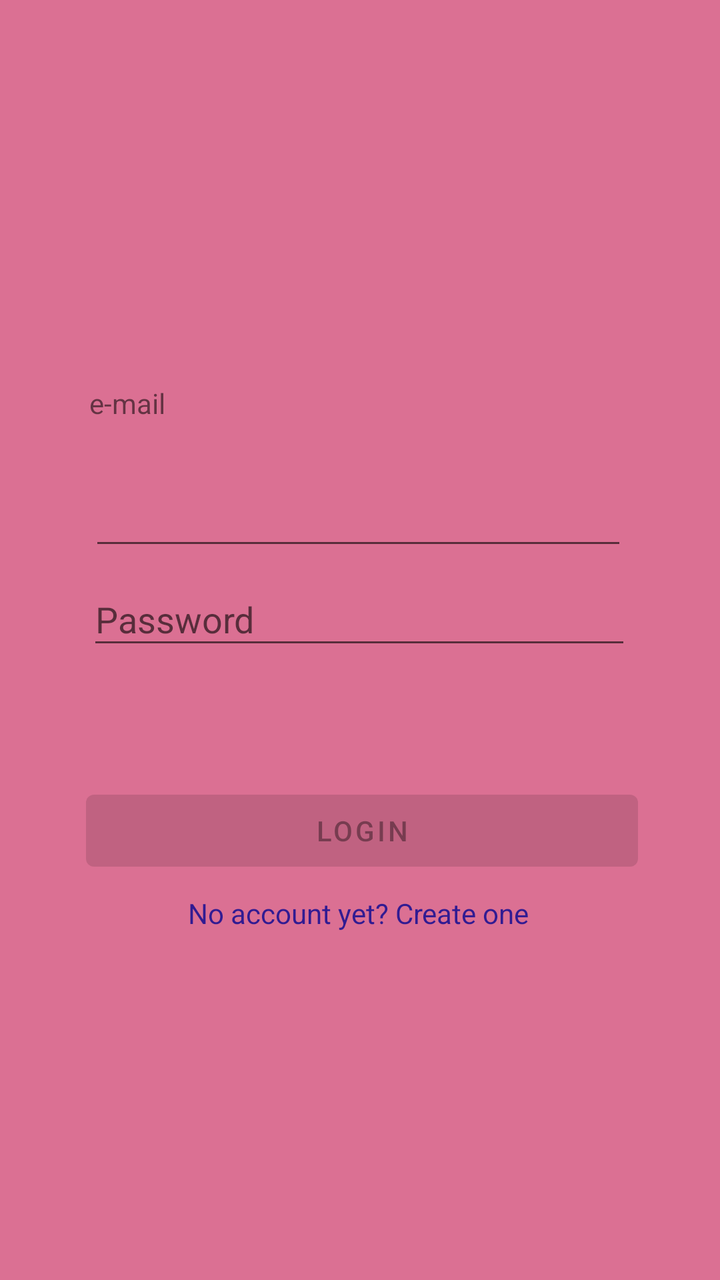
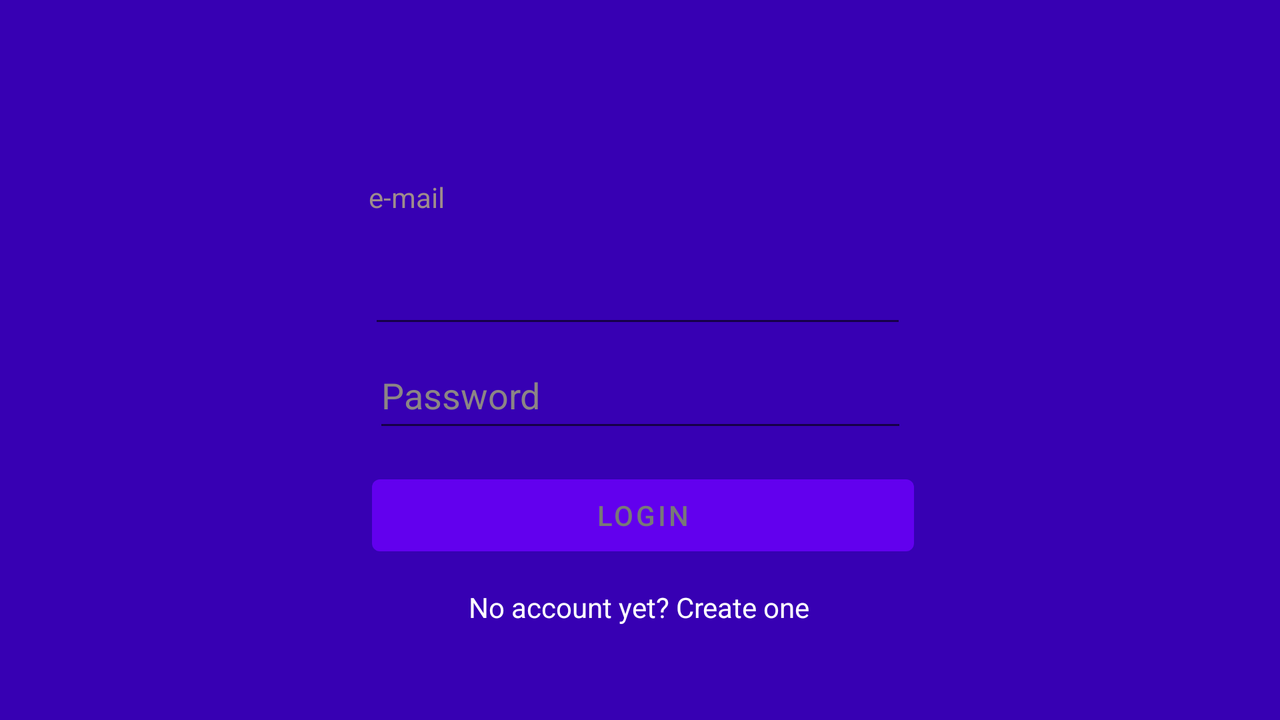

The same Android screen from two of the app's own layout files: first res/layout/ as a phone draws it, then the repository's variant for another configuration, drawn on a device whose configuration selects that folder. Both files follow.
<!-- AndroidManifest.xml: application theme Theme.StravaVer1 -->
<!-- res/layout/fragment_login.xml -->
<?xml version="1.0" encoding="utf-8"?>
<androidx.constraintlayout.widget.ConstraintLayout xmlns:android="http://schemas.android.com/apk/res/android"
    xmlns:app="http://schemas.android.com/apk/res-auto"
    xmlns:tools="http://schemas.android.com/tools"
    android:layout_width="match_parent"
    android:layout_height="match_parent"
    android:background="@color/lilu"
    tools:context=".MainActivity"
    tools:ignore="ExtraText">


    <Button
        android:id="@+id/buttonLogin"
        android:layout_width="276dp"
        android:layout_height="48dp"
        android:clickable="false"
        android:enabled="false"
        android:shadowColor="#E8DEDE"
        android:text="@string/button"
        app:layout_constraintBottom_toBottomOf="parent"
        app:layout_constraintEnd_toEndOf="parent"
        app:layout_constraintHorizontal_bias="0.511"
        app:layout_constraintStart_toStartOf="parent"
        app:layout_constraintTop_toTopOf="parent"
        app:layout_constraintVertical_bias="0.661"
        app:rippleColor="#AA4040" />

    <TextView
        android:id="@+id/textNoAccount"
        android:layout_width="wrap_content"
        android:layout_height="wrap_content"
        android:text="@string/no_account_yet_create_one"
        android:textColor="#311B92"
        app:layout_constraintBottom_toBottomOf="parent"
        app:layout_constraintEnd_toEndOf="parent"
        app:layout_constraintHorizontal_bias="0.497"
        app:layout_constraintStart_toStartOf="parent"
        app:layout_constraintTop_toTopOf="parent"
        app:layout_constraintVertical_bias="0.72" />

    <EditText
        android:id="@+id/editTextTextPassword"
        android:layout_width="272dp"
        android:layout_height="43dp"
        android:ems="10"
        android:hint="@string/password"
        android:inputType="textPassword"
        app:layout_constraintBottom_toTopOf="@+id/buttonLogin"
        app:layout_constraintEnd_toEndOf="parent"
        app:layout_constraintHorizontal_bias="0.496"
        app:layout_constraintStart_toStartOf="parent"
        app:layout_constraintTop_toBottomOf="@+id/editTextTextEmailAddress"
        app:layout_constraintVertical_bias="0.096" />

    <EditText
        android:id="@+id/editTextTextEmailAddress"
        android:layout_width="269dp"
        android:layout_height="45dp"
        android:ems="10"
        android:inputType="textEmailAddress"
        app:layout_constraintBottom_toBottomOf="parent"
        app:layout_constraintEnd_toEndOf="parent"
        app:layout_constraintHorizontal_bias="0.492"
        app:layout_constraintStart_toStartOf="parent"
        app:layout_constraintTop_toTopOf="parent"
        app:layout_constraintVertical_bias="0.395" />

    <TextView
        android:id="@+id/emailText"
        android:layout_width="wrap_content"
        android:layout_height="wrap_content"
        android:layout_marginTop="28dp"
        android:layout_marginBottom="24dp"
        android:text="@string/email"
        app:layout_constraintBottom_toTopOf="@+id/editTextTextEmailAddress"
        app:layout_constraintEnd_toEndOf="@+id/editTextTextEmailAddress"
        app:layout_constraintHorizontal_bias="0.0"
        app:layout_constraintStart_toStartOf="@+id/editTextTextEmailAddress"
        app:layout_constraintVertical_bias="0.0"
        tools:ignore="UnknownId" />


</androidx.constraintlayout.widget.ConstraintLayout>
<!-- resources referenced by this layout -->
<resources>
  <color name="lilu">#db7093</color>
  <string name="button">Login</string>
  <string name="email">e-mail</string>
  <string name="no_account_yet_create_one">No account yet? Create one</string>
  <string name="password">Password</string>
  <style name="Theme.StravaVer1" parent="Theme.MaterialComponents.DayNight.NoActionBar">
          
          <item name="colorPrimary">@color/purple_500</item>
          <item name="colorPrimaryVariant">@color/purple_700</item>
          <item name="colorOnPrimary">@color/white</item>
          
          <item name="colorSecondary">@color/teal_200</item>
          <item name="colorSecondaryVariant">@color/teal_700</item>
          <item name="colorOnSecondary">@color/black</item>
          
          <item name="android:statusBarColor" tools:targetApi="l">?attr/colorPrimaryVariant</item>
          
      </style>
  <color name="purple_500">#FF6200EE</color>
  <color name="purple_700">#FF3700B3</color>
  <color name="white">#FFFFFFFF</color>
  <color name="teal_200">#FF03DAC5</color>
  <color name="teal_700">#FF018786</color>
  <color name="black">#FF000000</color>
</resources>
<!-- res/layout-land/fragment_login.xml (the repository's variant of the layout above) -->
<!-- drawn on the phone turned sideways -->
<?xml version="1.0" encoding="utf-8"?>
<androidx.constraintlayout.widget.ConstraintLayout xmlns:android="http://schemas.android.com/apk/res/android"
    xmlns:app="http://schemas.android.com/apk/res-auto"
    xmlns:tools="http://schemas.android.com/tools"
    android:layout_width="match_parent"
    android:layout_height="match_parent"
    android:background="@color/purple_700"
    tools:context=".MainActivity"
    tools:ignore="ExtraText">


    <Button
        android:id="@+id/buttonLogin"
        android:layout_width="271dp"
        android:layout_height="48dp"
        android:clickable="false"
        android:text="@string/button"
        android:textColor="#787878"
        app:layout_constraintBottom_toBottomOf="parent"
        app:layout_constraintEnd_toEndOf="parent"
        app:layout_constraintHorizontal_bias="0.504"
        app:layout_constraintStart_toStartOf="parent"
        app:layout_constraintTop_toTopOf="parent"
        app:layout_constraintVertical_bias="0.749" />

    <TextView
        android:id="@+id/textNoAccount"
        android:layout_width="wrap_content"
        android:layout_height="wrap_content"
        android:text="@string/no_account_yet_create_one"
        android:textColor="#FFFFFF"
        android:textColorHint="#3E00BB"
        app:layout_constraintBottom_toBottomOf="parent"
        app:layout_constraintEnd_toEndOf="parent"
        app:layout_constraintHorizontal_bias="0.499"
        app:layout_constraintStart_toStartOf="parent"
        app:layout_constraintTop_toTopOf="parent"
        app:layout_constraintVertical_bias="0.862" />

    <EditText
        android:id="@+id/editTextTextEmailAddress"
        android:layout_width="269dp"
        android:layout_height="45dp"
        android:layout_marginTop="124dp"
        android:ems="10"
        android:inputType="textEmailAddress"
        android:textColor="#F8F8F8"
        android:textColorHint="#F6F5F5"
        app:layout_constraintEnd_toEndOf="parent"
        app:layout_constraintHorizontal_bias="0.497"
        app:layout_constraintStart_toStartOf="parent"
        app:layout_constraintTop_toTopOf="parent" />

    <TextView
        android:id="@+id/emailText"
        android:layout_width="wrap_content"
        android:layout_height="wrap_content"
        android:layout_marginTop="28dp"
        android:layout_marginBottom="16dp"
        android:text="@string/email"
        android:textColor="#9F8C8C"
        app:layout_constraintBottom_toTopOf="@+id/editTextTextEmailAddress"
        app:layout_constraintEnd_toEndOf="@+id/editTextTextEmailAddress"
        app:layout_constraintHorizontal_bias="0.0"
        app:layout_constraintStart_toStartOf="@+id/editTextTextEmailAddress"
        app:layout_constraintTop_toBottomOf="@+id/imageView2"
        app:layout_constraintVertical_bias="0.0"
        tools:ignore="UnknownId,UnknownIdInLayout" />

    <EditText
        android:id="@+id/editTextTextPassword"
        android:layout_width="267dp"
        android:layout_height="50dp"
        android:ems="10"
        android:hint="@string/password"
        android:inputType="textPassword"
        android:textColor="#F3EFEF"
        android:textColorHint="#8C8585"
        android:textCursorDrawable="@color/white"
        app:layout_constraintBottom_toTopOf="@+id/buttonLogin"
        app:layout_constraintEnd_toEndOf="parent"
        app:layout_constraintStart_toStartOf="parent"
        app:layout_constraintTop_toBottomOf="@+id/editTextTextEmailAddress"
        app:layout_constraintVertical_bias="0.129" />


</androidx.constraintlayout.widget.ConstraintLayout>
<!-- resources referenced by the variant -->
<!-- as the phone turned sideways resolves them -->
<resources>
  <color name="purple_700">#FF3700B3</color>
  <color name="white">#FFFFFFFF</color>
  <string name="button">Login</string>
  <string name="email">e-mail</string>
  <string name="no_account_yet_create_one">No account yet? Create one</string>
  <string name="password">Password</string>
  <style name="Theme.StravaVer1" parent="Theme.MaterialComponents.DayNight.NoActionBar">
          
          <item name="colorPrimary">@color/purple_500</item>
          <item name="colorPrimaryVariant">@color/purple_700</item>
          <item name="colorOnPrimary">@color/white</item>
          
          <item name="colorSecondary">@color/teal_200</item>
          <item name="colorSecondaryVariant">@color/teal_700</item>
          <item name="colorOnSecondary">@color/black</item>
          
          <item name="android:statusBarColor" tools:targetApi="l">?attr/colorPrimaryVariant</item>
          
      </style>
  <color name="purple_500">#FF6200EE</color>
  <color name="teal_200">#FF03DAC5</color>
  <color name="teal_700">#FF018786</color>
  <color name="black">#FF000000</color>
</resources>
